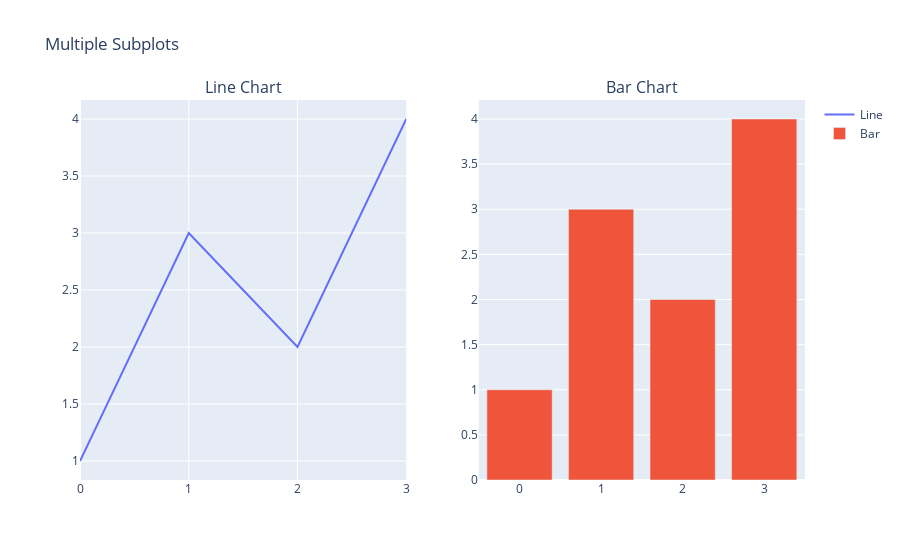

The code cell stored with this chart in its notebook:
### Markdown cell above
## 5️⃣ Subplots with Graph Objects

### Code cell
from plotly.subplots import make_subplots

fig = make_subplots(rows=1, cols=2, subplot_titles=("Line Chart", "Bar Chart"))

fig.add_trace(go.Scatter(y=[1, 3, 2, 4], mode='lines', name="Line"), row=1, col=1)
fig.add_trace(go.Bar(y=[1, 3, 2, 4], name="Bar"), row=1, col=2)

fig.update_layout(title_text="Multiple Subplots")
fig.show()

### Figure 1 — Plotly figure (JSON) as saved in the notebook; plotly's stock layout.template omitted (floating-point values rounded to 4 significant figures)
{"data": [{"mode": "lines", "name": "Line", "type": "scatter", "xaxis": "x", "y": [1, 3, 2, 4], "yaxis": "y"}, {"name": "Bar", "type": "bar", "xaxis": "x2", "y": [1, 3, 2, 4], "yaxis": "y2"}], "layout": {"annotations": [{"font": {"size": 16}, "showarrow": false, "text": "Line Chart", "x": 0.225, "xanchor": "center", "xref": "paper", "y": 1, "yanchor": "bottom", "yref": "paper"}, {"font": {"size": 16}, "showarrow": false, "text": "Bar Chart", "x": 0.775, "xanchor": "center", "xref": "paper", "y": 1, "yanchor": "bottom", "yref": "paper"}], "title": {"text": "Multiple Subplots"}, "xaxis": {"anchor": "y", "domain": [0, 0.45]}, "xaxis2": {"anchor": "y2", "domain": [0.55, 1]}, "yaxis": {"anchor": "x", "domain": [0, 1]}, "yaxis2": {"anchor": "x2", "domain": [0, 1]}}}
